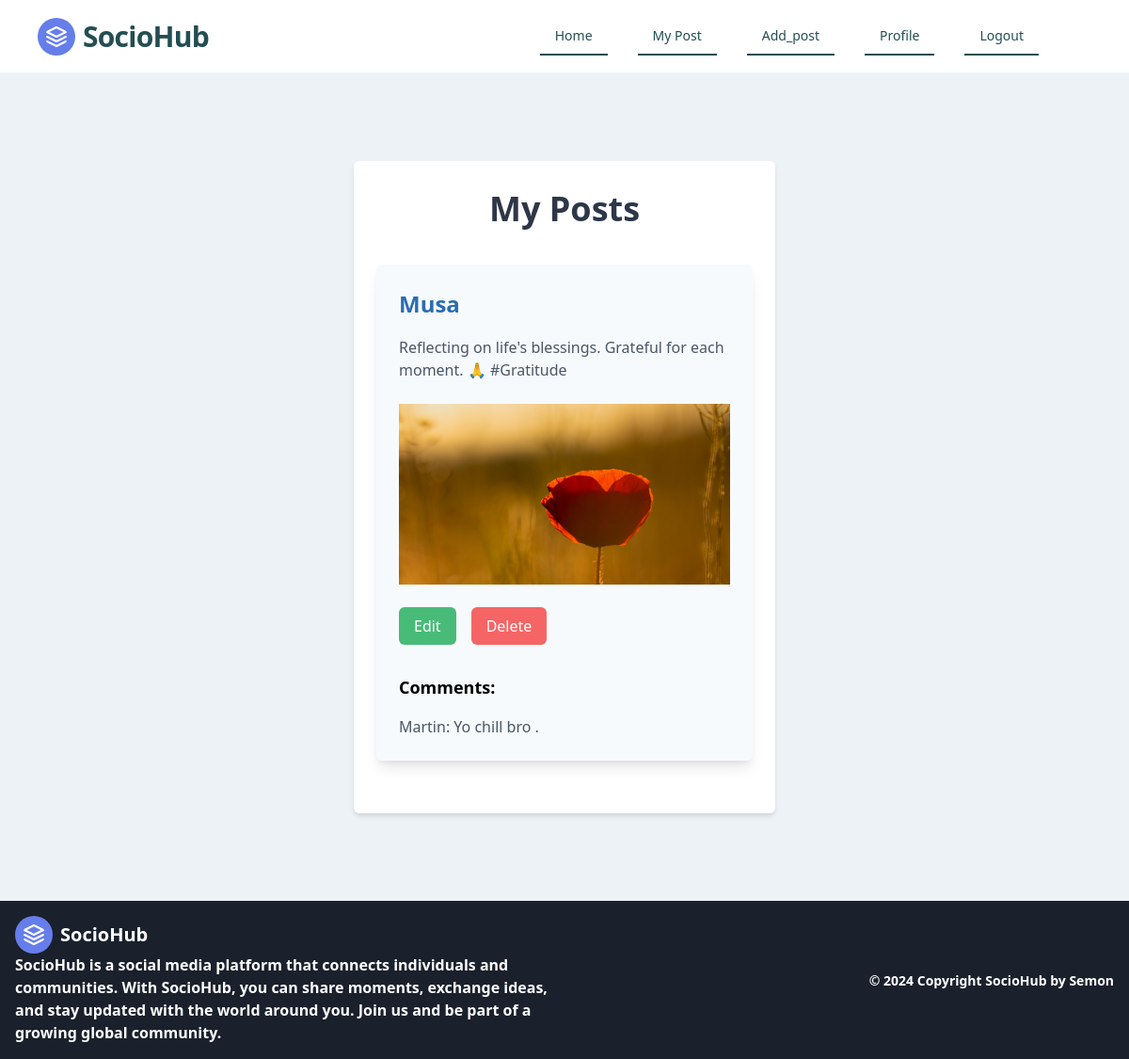
/posts/my_posts/ (signed in), run on an earlier commit of the app's database.
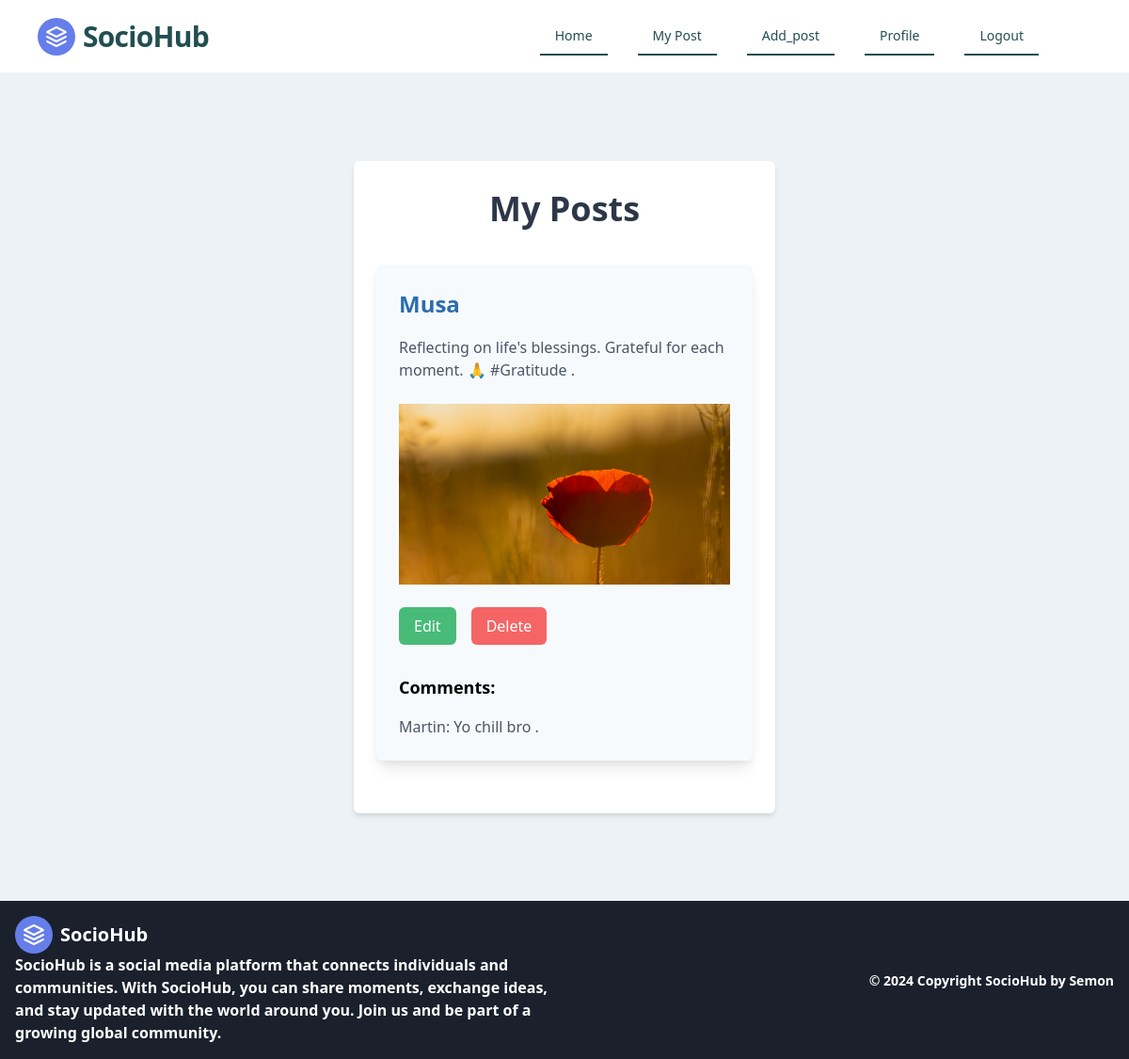
And on a later commit of the database.
### Posts/models.py (models this page shows, shortened)
class Post(models.Model):
    author = models.ForeignKey(User, on_delete=models.CASCADE)
    content = models.TextField()
    image = models.ImageField(upload_to='Posts/images/', blank=True, null=True)
    created_at = models.DateTimeField(auto_now_add=True)
    likes = models.ManyToManyField(User, related_name='liked_posts', blank=True)
    class Meta:
        ordering = ['-created_at']

class Comment(models.Model):
    post = models.ForeignKey(Post, on_delete=models.CASCADE, related_name='comments')
    user = models.ForeignKey(User, on_delete=models.CASCADE)
    text = models.TextField()
    created_at = models.DateTimeField(auto_now_add=True)

### Posts/views.py (the view)
# urls.py: path('my_posts/', views.my_posts, name='my_posts'),
@login_required
def my_posts(request):
    comments = models.Comment.objects.all()  # Fetch all comments
    user_posts = models.Post.objects.filter(author=request.user)
    return render(request, 'My_posts.html', {'posts': user_posts, 'comments': comments})

### Posts/templates/My_posts.html
{% extends 'base.html' %}
{% block content %}
<div class="container mx-auto my-10 flex items-center justify-center min-h-screen">
  <div class="w-full max-w-md bg-white shadow-md rounded-md p-6">
    <h1 class="text-4xl font-bold text-center text-gray-800 mb-8">My Posts</h1>
    {% if posts %}
      {% for post in posts %}
        <div class="bg-gray-100 shadow-lg rounded-md p-6 mb-8">
          <h2 class="text-2xl font-semibold mb-4 text-blue-700">{{ post.author }}</h2>
          <p class="text-gray-700 mb-6">{{ post.content }}</p>
          {% if post.image %}
            <img class="w-full h-48 object-cover mb-6" src="{{ post.image.url }}" alt="{{ post.title }}">
          {% endif %}
          <div class="flex space-x-4">
            <a href="{% url 'edit_post' post.id %}" class="bg-green-500 text-white py-2 px-4 rounded-md hover:bg-green-600 transition duration-300">Edit</a>
            <a href="{% url 'delete_post' post.id %}" class="bg-red-500 text-white py-2 px-4 rounded-md hover:bg-red-600 transition duration-300">Delete</a>
          </div>
          <h3 class="text-lg font-semibold mt-8 mb-4">Comments:</h3>
          {% for comment in comments %}
            {% if comment.post == post %}
              <p class="text-gray-700">{{ comment.user.username }}: {{ comment.text }}</p>
            {% endif %}
          {% endfor %}
        </div>
      {% endfor %}
    {% else %}
      <p class="text-center text-gray-700">You haven't posted anything yet.</p>
    {% endif %}
  </div>
</div>
{% endblock %}

### core/templates/base.html (shortened to what this page needs)
{% load static %}
<!DOCTYPE html>
<html lang="en">
<head>
    <link href="https://unpkg.com/tailwindcss@^1.0/dist/tailwind.min.css" rel="stylesheet" />
    <link href="https://cdn.jsdelivr.net/npm/swiffy-slider@1.6.0/dist/css/swiffy-slider.min.css" rel="stylesheet">
</head>
<body class="flex flex-col min-h-screen bg-gray-200">
    {% include 'nav.html' %}
    {% block body %}
    <div class="flex-grow" id="main">
        {% block content %} {% endblock %}
    </div>
    {% endblock %}
    {% include 'footer.html' %}
</body>
</html>

### core/templates/nav.html (shortened to what this page needs)
<nav class="flex items-center justify-between flex-wrap bg-white  py-4 px-10">
  <div class="flex items-center justify-center  text-base mr-6">
    <svg xmlns="http://www.w3.org/2000/svg" fill="none" stroke="currentColor" stroke-linecap="round" stroke-linejoin="round" stroke-width="2" class="w-10 h-10 text-white p-2 bg-indigo-500 rounded-full" viewBox="0 0 24 24">
      <path d="M12 2L2 7l10 5 10-5-10-5zM2 17l10 5 10-5M2 12l10 5 10-5"></path>
    </svg>
      <span class="font-semibold text-xl tracking-tight  text-3xl text-teal-900 ml-2"><a href="/">SocioHub</a></span>
  </div>
  <div class="hidden md:block flex-grow md:flex md:items-center md:w-auto px-10">
      {% if request.user.is_authenticated %}
          <div class="flex flex-wrap w-auto justify-center items-center">
            <a href="{% url 'home' %}" class="inline-block font-medium text-sm px-4 mr-4 ml-4 py-3 leading-none text-teal-900 border-b-2 border-teal-900 hover:border-teal-500 hover:bg-gray-400 mt-4 lg:mt-0">Home</a>
            <a href="{% url 'my_posts' %}" class="inline-block font-medium text-sm px-4 mr-4 ml-4 py-3 leading-none text-teal-900 border-b-2 border-teal-900 hover:border-teal-500 hover:bg-gray-400 mt-4 lg:mt-0">My Post</a>
            <a href="{% url 'add_post' %}" class="inline-block font-medium text-sm px-4 mr-4 ml-4 py-3 leading-none text-teal-900 border-b-2 border-teal-900 hover:border-teal-500 hover:bg-gray-400 mt-4 lg:mt-0">Add_post</a>
              <a href="{% url 'profile' %}" class="inline-block font-medium text-sm px-4 mr-4 ml-4 py-3 leading-none text-teal-900 border-b-2 border-teal-900 hover:border-teal-500 hover:bg-gray-400 mt-4 lg:mt-0">Profile</a>
              <a href="{% url 'logout' %}" class="inline-block font-medium text-sm px-4 mr-4 ml-4 py-3 leading-none text-teal-900 border-b-2 border-teal-900 hover:border-teal-500 hover:bg-gray-400 mt-4 lg:mt-0">Logout</a>
          </div>
      {% endif %}
  </div>
</nav>

### core/templates/footer.html
<footer class="bg-gray-900 h-36">
  <div class="mx-auto max-w-screen-xl px-4 py-4 flex flex-col lg:flex-row lg:justify-between lg:items-center">
    <div class="lg:w-1/2">
      <div class="flex items-center justify-center text-teal-600 lg:justify-start">
        <svg xmlns="http://www.w3.org/2000/svg" fill="none" stroke="currentColor" stroke-linecap="round" stroke-linejoin="round" stroke-width="2" class="w-10 h-10 text-white p-2 bg-indigo-500 rounded-full" viewBox="0 0 24 24">
          <path d="M12 2L2 7l10 5 10-5-10-5zM2 17l10 5 10-5M2 12l10 5 10-5"></path>
        </svg>
        <span class="ml-2 font-bold text-xl text-white">SocioHub</span>
      </div>
      <p class="mx-auto mt-2 text-center text-white lg:text-left lg:mt-0 font-semibold">
        SocioHub is a social media platform that connects individuals and communities. With SocioHub, you can share moments, exchange ideas, and stay updated with the world around you. Join us and be part of a growing global community.
      </p>
    </div>
    <p class="mt-4 lg:mt-0 text-center text-sm text-white lg:text-right font-semibold lg:w-1/2">
      © {% now "Y" %} Copyright SocioHub by Semon
    </p>
  </div>
</footer>

What changed in the data, as far as the page shows it:
changed Post "Musa": content "Reflecting on life's blessings. Grateful for each moment. 🙏 #Gratitude" → "Reflecting on life's blessings. Grateful for each moment. 🙏 #Gratitude ."
